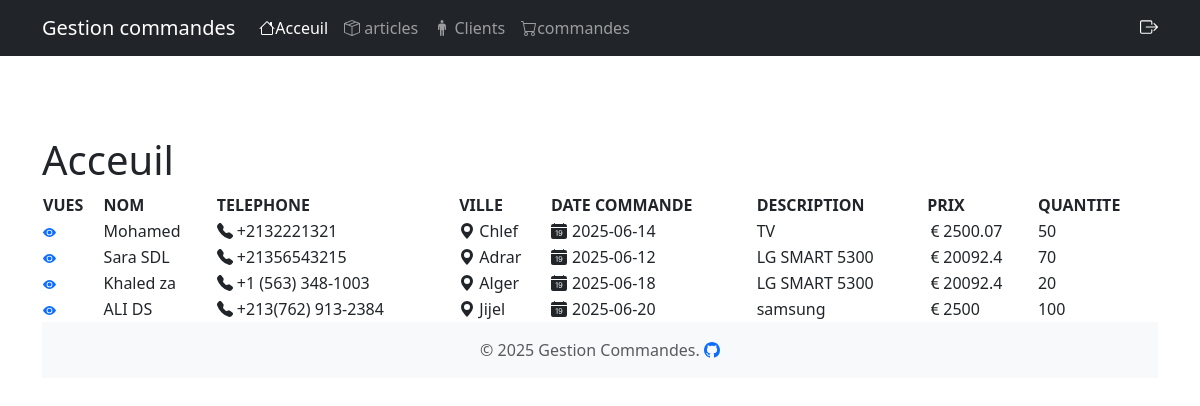
The page / on the database its author committed.
### tables this page shows
CREATE TABLE `client` (
  `id_client` int NOT NULL,
  `nom` varchar(50) DEFAULT NULL,
  `ville` varchar(255) DEFAULT NULL,
  `telephone` varchar(200) DEFAULT NULL,
  `wilaya_id` int UNSIGNED DEFAULT NULL
);

CREATE TABLE `wilayas` (
  `id_wilaya` int UNSIGNED NOT NULL,
  `code` int NOT NULL,
  `nom_wilaya` varchar(255) NOT NULL
);

CREATE TABLE `commande` (
  `id_commande` int NOT NULL,
  `date_commande` date DEFAULT NULL,
  `id_client` int DEFAULT NULL,
  `vues` int DEFAULT NULL
);

CREATE TABLE `article` (
  `id_article` int NOT NULL,
  `description` varchar(100) DEFAULT NULL,
  `prix_unitaire` double DEFAULT NULL
);

CREATE TABLE `ligne_de_commande` (
  `id_commande` int DEFAULT NULL,
  `id_article` int DEFAULT NULL,
  `quantite` int DEFAULT NULL
);

### index.php (the view, shortened to what this page needs)
<!DOCTYPE html>
<html lang="en" class="h-100" data-bs-theme="auto">
<head>
    <link href="css/bootstrap.min.css" rel="stylesheet">
    <link href="css/style.css" rel="stylesheet">
    <link href="https://cdn.jsdelivr.net/npm/bootstrap@5.3.6/dist/css/bootstrap.min.css" rel="stylesheet">
    <link rel="stylesheet" href="https://cdn.datatables.net/2.3.1/css/dataTables.dataTables.css" />
</head>
<body class="d-flex flex-column h-100">
    <?php
    $index = true;
    include("header.php");
    include_once("main.php");
    $query = "SELECT
    commande.id_commande,
    client.nom,
    client.telephone,
    wilayas.nom_wilaya,
    commande.date_commande,
    article.prix_unitaire,
    article.description,
    ligne_de_commande.quantite
FROM client
JOIN wilayas ON client.wilaya_id = wilayas.id_wilaya
JOIN commande ON client.id_client = commande.id_client
JOIN ligne_de_commande ON commande.id_commande = ligne_de_commande.id_commande
JOIN article ON ligne_de_commande.id_article = article.id_article";
    $objstmt = $pdo->prepare($query);
    $objstmt->execute();
    ?>
    <div class="navbar-nav ms-auto">
        <h1 class="mt-5">Acceuil</h1>
        <table id="datatable_index" class="display">
            <thead>
                <tr>
                    <th>VUES</th>
                    <th>NOM</th>
                    <th>TELEPHONE</th>
                    <th>VILLE</th>
                    <th>DATE COMMANDE</th>
                    <th>DESCRIPTION</th>
                    <th>PRIX</th>
                    <th>QUANTITE</th>
                </tr>
            </thead>
            <tbody>
                <?php
                while ($ligne = $objstmt->fetch(PDO::FETCH_ASSOC)):
                ?>
                    <tr>
                        <td>
                            <a href="details.php?id=<?php echo $ligne['id_commande'] ?>">
                                <svg xmlns="http://www.w3.org/2000/svg" width="13" height="13" fill="currentColor" class="bi bi-eye-fill" viewBox="0 0 16 16">
                                    <path d="M10.5 8a2.5 2.5 0 1 1-5 0 2.5 2.5 0 0 1 5 0" />
                                    <path d="M0 8s3-5.5 8-5.5S16 8 16 8s-3 5.5-8 5.5S0 8 0 8m8 3.5a3.5 3.5 0 1 0 0-7 3.5 3.5 0 0 0 0 7" />
                                </svg>
                            </a>
                        </td>
                        <td><?php echo $ligne['nom']; ?></td>
                        <td>
                            <?php echo $ligne['telephone']; ?>
                        </td>
                        <td>
                            <svg xmlns="http://www.w3.org/2000/svg" width="16" height="16" fill="currentColor" class="bi bi-geo-alt-fill" viewBox="0 0 16 16">
                                <path d="M8 16s6-5.686 6-10A6 6 0 0 0 2 6c0 4.314 6 10 6 10m0-7a3 3 0 1 1 0-6 3 3 0 0 1 0 6" />
                            </svg>
                            <?php echo $ligne['nom_wilaya']; ?>
                        </td>
                        <td>
                            <?php echo $ligne['date_commande']; ?>
                        </td>
                        <td><?php echo $ligne['description']; ?></td>
                        <td>
                            <?php echo $ligne['prix_unitaire']; ?>
                        </td>
                        <td><?php echo $ligne['quantite']; ?></td>
                    </tr>
                <?php endwhile; ?>
            </tbody>
        </table>
    </div>
    <?php
    include_once("footer.php");
    ?>
</body>
</html>

### header.php (shortened to what this page needs)
<link rel="stylesheet" href="https://cdn.datatables.net/2.3.1/css/dataTables.dataTables.css" />
<link href="https://cdn.jsdelivr.net/npm/bootstrap@5.3.3/dist/css/bootstrap.min.css" rel="stylesheet">
<header>
    <nav class="navbar navbar-expand-md navbar-dark fixed-top bg-dark">
        <div class="container"> <a class="navbar-brand" href="index.php">Gestion commandes</a>
            <div class="collapse navbar-collapse" id="navbarCollapse">
                <ul class="navbar-nav me-auto mb-2 mb-md-0">
                    <li class="nav-item"> <a class="nav-link <?php echo !empty($index) ? "active" : "" ?>" aria-current="page" href="index.php"> Acceuil</a> </li>
                    <li class="nav-item"> <a class="nav-link  <?php echo !empty($articles) ? "active" : "" ?>" href="articles.php"> articles</a> </li>
                    <li class="nav-item"> <a class="nav-link  <?php echo !empty($client) ? "active" : "" ?>" href="clients.php"> Clients</a> </li>
                    <li class="nav-item"> <a class="nav-link  <?php echo !empty($commande) ? "active" : "" ?>" href="commandes.php">commandes</a> </li>
                </ul>
                <a href="logout.php">
                </a>
            </div>
        </div>
    </nav>
</header>

### main.php (shortened to what this page needs)
<div class="container">

### footer.php (shortened to what this page needs)
<footer class="footer mt-auto py-3 bg-body-tertiary">
    <div class="container"> <span class="text-body-secondary">
            <p class="mb-0 text-muted text-center">
                © <?php echo date('Y'); ?> Gestion Commandes. <a href="https://github.com/Yahia47" class="social-btn" title="Github">
            </p>
        </span>
    </div>
    </div>

### css/style.css (style rules this page uses)
h1.mt-5 { margin-top: 7rem !important; }

### index.php (style rules this page uses)
.bi { vertical-align: -.125em; fill: currentColor }

### rows shown on the page
client: nom "Mohamed", telephone "+2132221321", wilaya.nom_wilaya "Chlef", commande.date_commande "2025-06-14", article.description "TV", article.prix_unitaire "2500.07", ligne_de_commande.quantite "50"
client: nom "Sara SDL", telephone "+21356543215", wilaya.nom_wilaya "Adrar", commande.date_commande "2025-06-12", article.description "LG SMART 5300", article.prix_unitaire "20092.4", ligne_de_commande.quantite "70"
client: nom "Khaled za", telephone "+1 (563) 348-1003", wilaya.nom_wilaya "Alger", commande.date_commande "2025-06-18", article.description "LG SMART 5300", article.prix_unitaire "20092.4", ligne_de_commande.quantite "20"
client: nom "ALI DS", telephone "+213(762) 913-2384", wilaya.nom_wilaya "Jijel", commande.date_commande "2025-06-20", article.description "samsung", article.prix_unitaire "2500", ligne_de_commande.quantite "100"
